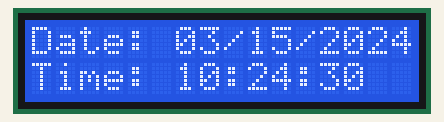
A sketch run on a simulated Arduino Uno, built with avr-gcc and run on an emulated ATmega328P. On the bench: 16×2 character LCD. The local clock reads 2024-03-15 10:24:30 at power-on unless the sketch sets it; what the sketch prints to the serial monitor is not drawn.

Above: at 0.1 s.
At 4.2 s:
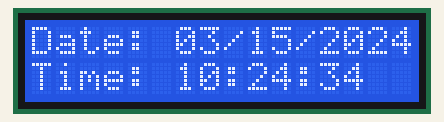
At 9.2 s:
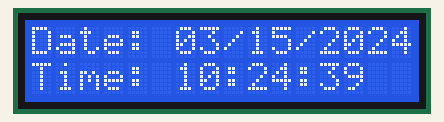
At 19.2 s:
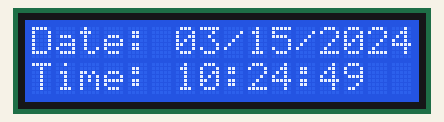
At 28.3 s:
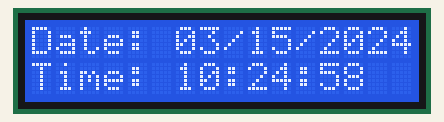
At 38.4 s:
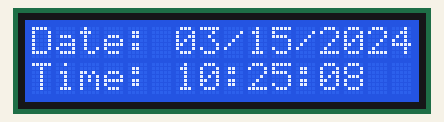

Measured:
- what the display in image 1 shows lasts 1.0 s, from 4.1 s to 5.1 s

The sketch:

real_time_clock_demo.ino
```cpp
#include <math.h>
#include <ThreeWire.h>
#include <RtcDS1302.h>
#include <LiquidCrystal.h>
// include the library https://www.arduino.cc/en/Reference/LiquidCrystal
const int rs = 8, en = 9, d4 = 4, d5 = 5, d6 = 6, d7 = 7;
LiquidCrystal lcd(rs, en, d4, d5, d6, d7);

int clk_pin = 11;
int dat_pin = 12;
int rst_pin = 13;

ThreeWire myWire(dat_pin,clk_pin,rst_pin); // IO, SCLK, CE
RtcDS1302<ThreeWire> Rtc(myWire);

void setup() {
    Serial.begin(9600);

    lcd.begin(16, 2); // set up the LCD's number of columns and rows:

    Serial.print("compiled: ");
    Serial.print(__DATE__);
    Serial.print(" ");
    Serial.println(__TIME__);

    Rtc.Begin();

    RtcDateTime compiled = RtcDateTime(__DATE__, __TIME__);
    printDateTime(compiled);

    if (!Rtc.IsDateTimeValid())
    {
        Serial.println("RTC lost confidence in the DateTime!");
        Rtc.SetDateTime(compiled);
    }

    RtcDateTime now = Rtc.GetDateTime();
}

void loop() {
  RtcDateTime now = Rtc.GetDateTime();

    printDateTime(now);
    Serial.println();

    if (!now.IsValid())
    {
      Serial.println("RTC DateTime invalid");
    }

    delay(1000); // five seconds
}


#define countof(a) (sizeof(a)/sizeof(a[0]))

void printDateTime(const RtcDateTime& dt)
{
    char datestring[11];
    char timestring[9];

    snprintf_P(datestring,
            countof(datestring),
            PSTR("%02u/%02u/%04u"),
            dt.Month(),
            dt.Day(),
            dt.Year() );

    snprintf_P(timestring,
            countof(timestring),
            PSTR("%02u:%02u:%02u"),
            dt.Hour(),
            dt.Minute(),
            dt.Second() );

    //Serial.println(datestring);
    //Serial.println(timestring);

    lcd.setCursor(0,0); //set cursor to the start of the first line
    lcd.print("Date: ");
    lcd.print(datestring); // print a simple message
    lcd.setCursor(0, 1); //move cursor to the start of the second line
    lcd.print("Time: ");
    lcd.print(timestring);
}
```
